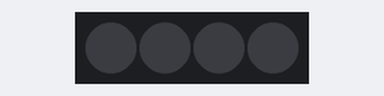
This sketch was run on a simulated Arduino Uno, built with avr-gcc and run on an emulated ATmega328P. On the bench: 4 RGB LEDs in strip order, left to right. Dim RGB values are drawn brighter than linear; random numbers use the default seed unless the sketch sets one.

Above: at 4.41 s.
At 8.15 s:
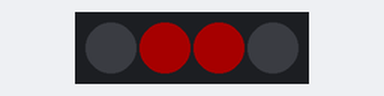
At 11.79 s:
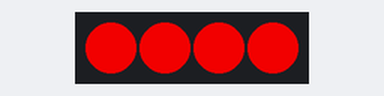
At 20.13 s:
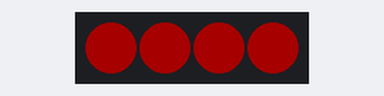
At 28.79 s:
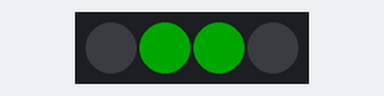
At 39.85 s:
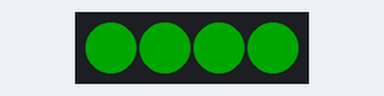
Timing chart, 0 to 40.0 s (numbered marks = the images above):
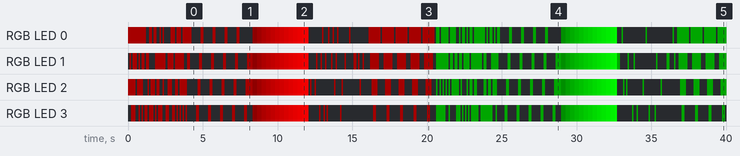

Measured:
- by itself, RGB LED 0: off → RGB(40, 0, 0) at 0.00 s, → off 1.2 s later, → RGB(40, 0, 0) 0.20 s later, → off 0.20 s later, … (117 changes in this stretch)
- by itself, RGB LED 1: off → RGB(40, 0, 0) at 0.10 s, → off 0.10 s later, → RGB(40, 0, 0) 0.10 s later, → off 0.30 s later, … (126 changes in this stretch)

The sketch:

JewelPin_TestApp.ino
```cpp
// Low power NeoPixel earrings example.  Makes a nice blinky display
// with just a few LEDs on at any time...uses MUCH less juice than
// rainbow display!

#include <Adafruit_NeoPixel.h>
#define PIN 0
#define NUM_PIXELS 4

Adafruit_NeoPixel pixels = Adafruit_NeoPixel(NUM_PIXELS, PIN);
uint8_t  mode   = 0, // Current animation effect
         offset = 0; // Position of lights
uint32_t color  = 0xff0000; // Start red
uint32_t prevTime;
uint32_t brightness;

void setup() {
  pixels.begin();
  pixels.setBrightness(60); // 1/3 brightness
  prevTime = millis();
}

void loop() {
  uint8_t  i;
  uint32_t t;

  switch(mode) {
   case 0: // sparkles
    twinkleRand();
    break;
   case 1: // Spinny
    spinny();
    break;
   case 2: // get slowly brighter
    fade();
    break;
   case 3: //
    randomSpark(); // Random sparks - just one LED on at a time!
    break;
   case 4:
    powerup(); // turn the lights on one at a time in a row
    break;
  }
  t = millis();
  if((t - prevTime) > 4000) {      // Every 4 seconds...
    mode++;                        // Next mode
    if(mode > 4) {                 // End of modes?
      mode = 0;                    // Start modes over
      color >>= 8;                 // Next color R->G->B
      if(!color) color = 0xff0000; // Reset to red
      brightness = 0;
    }
    for(i=0; i<8; i++) pixels.setPixelColor(i, 0);
    prevTime = t;
  }
}

void randomSpark(){
  pixels.setBrightness(40); // 1/3 brightness
    int i = random(7);
    pixels.setPixelColor(i, color);
    pixels.show();
    delay(100);
    pixels.setPixelColor(i, 0);
}

void spinny(){
  for(int i=0; i<8; i++) {
      uint32_t c = 0;
      if(((offset + i) & 7) < 2) c = color;
      pixels.setPixelColor(i, c);
    }
    pixels.show();
    offset++;
    delay(100);
}

void fade(){

  for(int i=0; i<8; i++){

      pixels.setPixelColor(i, color);

    }

    pixels.setBrightness(brightness);

    brightness += 1;

    pixels.show();

    delay(16);

    for(int i=0; i<8; i++){

      pixels.setPixelColor(i, 0);

    }
}

void powerup(){ // one LED turns on at a time until they're all on.
  for(uint16_t i=0; i<pixels.numPixels(); i++) {
      pixels.setPixelColor(i, color);
      pixels.show();
      delay(100);
  }
  for(int i=pixels.numPixels(); i>=0; i--) {
      pixels.setPixelColor(i, 0);
      pixels.show();
      delay(100);
  }
}

void twinkleRand() {
                // set background
                stripSet(0,0);
                // for each num
                for (int i=0; i<7; i++) {
                   pixels.setPixelColor(random(7),color);
                }
                pixels.show();
                delay(100);
}

// quickly set the entire strip a color
void stripSet(uint32_t c, uint8_t wait) {
  pixels.setBrightness(40);
  for(uint16_t i=0; i<pixels.numPixels(); i++) {
      pixels.setPixelColor(i, c);
  }
  // move the show outside the loop
  pixels.show();
  delay(wait);
}
```
